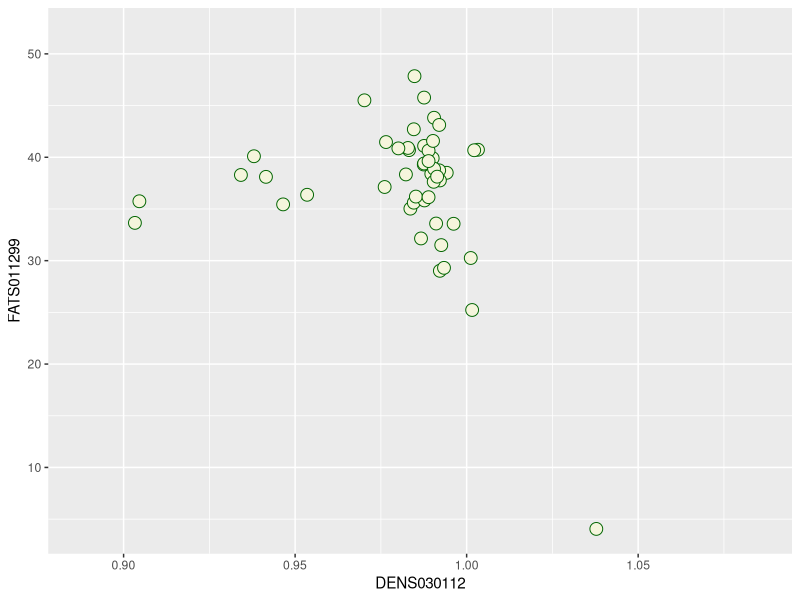

Reproduce this figure in R.
# Clean Up environment ---------------------------------------------------
rm(list=ls())

# Packages ---------------------------------------------------------------
library(readxl)
library(readr)
library(dplyr)
library(tidyr)
library(ggplot2)

# Data Input -------------------------------------------------------------
data.in <- read_excel("cream2.xlsx")

## Data Cleaning ---------------------------------------------------------

# Remove duplicates ------------------------------------------------------

data.density <- data.in %>%
        filter(ANALYSIS == "DENS030112")
data.density <- data.density[!duplicated(data.density$SAMPLE_NUMBER),]

data.fat <- data.in %>%
        filter(ANALYSIS == "FATS011299") %>% 
        filter(UNITS == "PCT_M-M")

data.fat <- data.fat[!duplicated(data.fat$SAMPLE_NUMBER),]

# Remove fat results that do not have a density --------------------------
data.all <- data.fat %>%
        filter(SAMPLE_NUMBER %in% data.density$SAMPLE_NUMBER)

# Combine ands simplify --------------------------------------------------
data.all2 <- rbind(data.all, data.density)

data.in_3 <- data.all2[, c(1,5,8)]
#data.in_3 <- data.all2[, c(1,4,7)]

data.in_4 <- spread(data.in_3, ANALYSIS, ENTRY)

# Graph ------------------------------------------------------------------

fat_dens_plot <- ggplot(data.in_4, aes(x=DENS030112, y=FATS011299)) +
                        geom_point(size=4, shape=21, col = "darkgreen", fill = "beige") 
        theme_bw()
                        
fat_dens_plot

